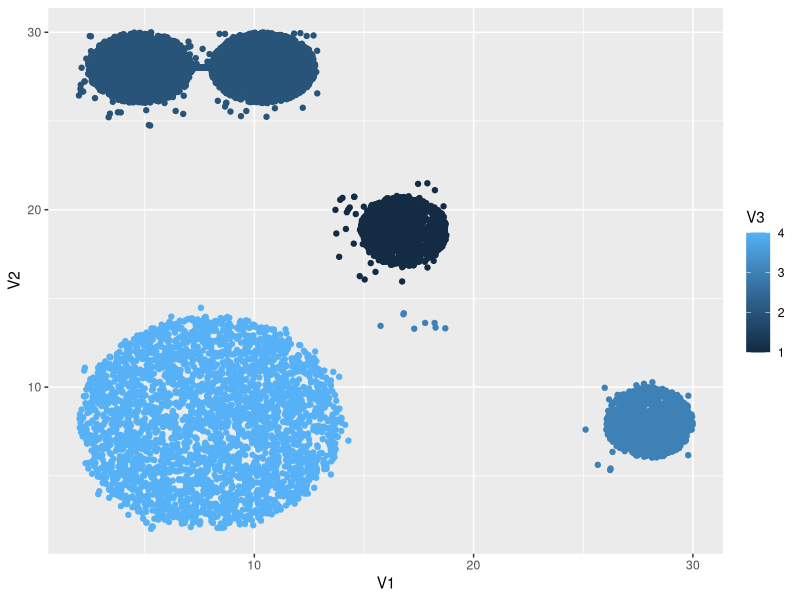
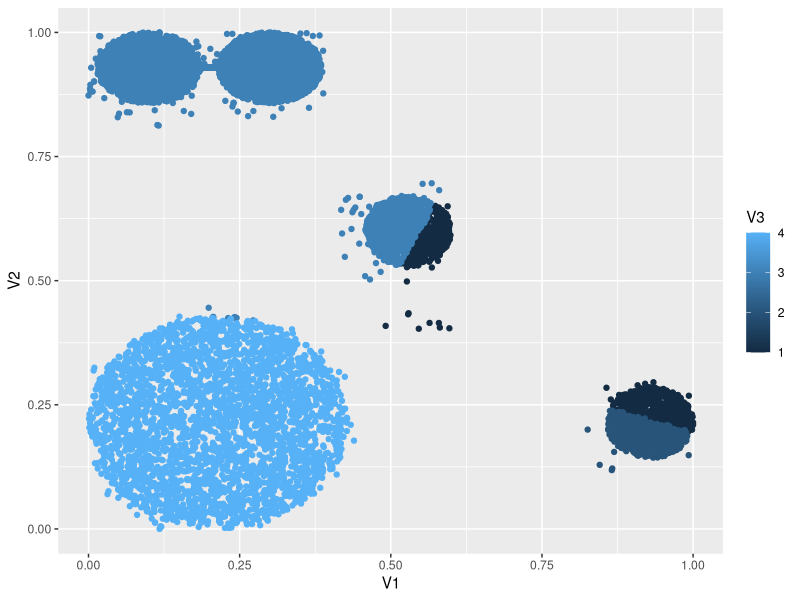
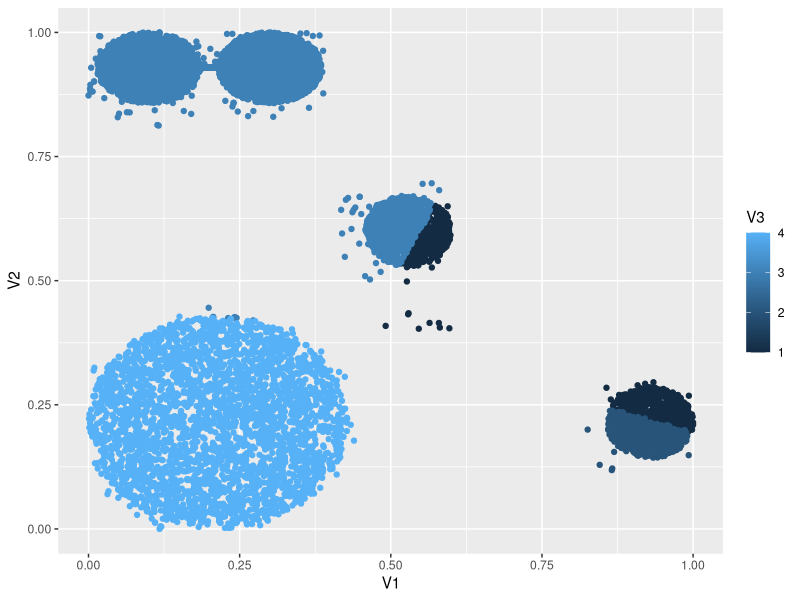
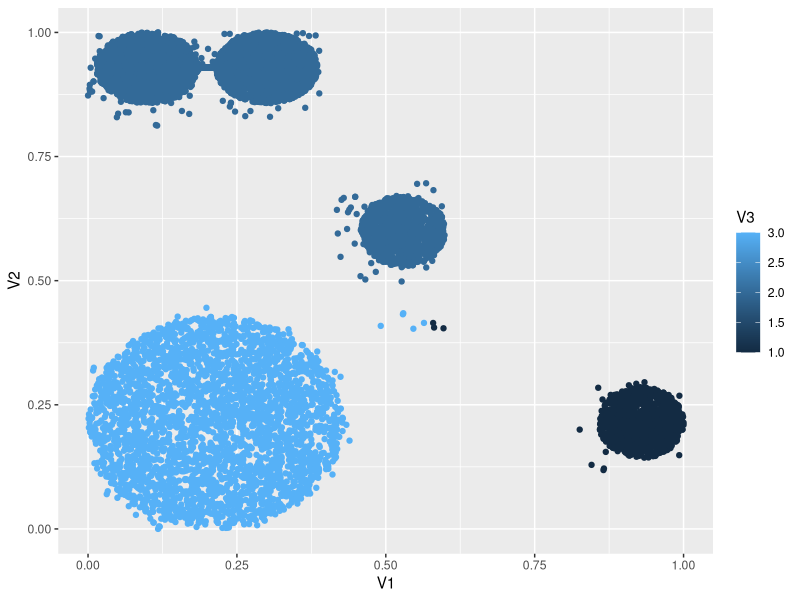
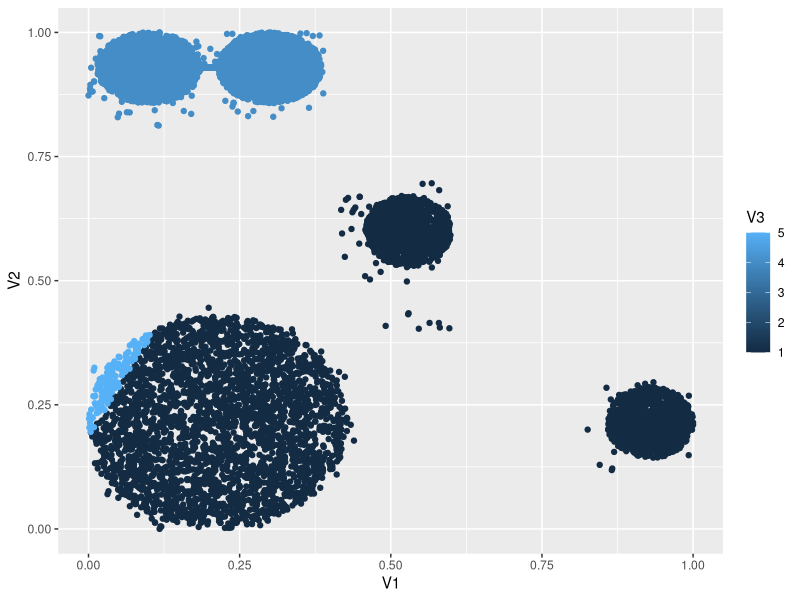

Recreate these plots in R, in order.
library(ggplot2)

truth <- read.csv("../xyang105_assign5_result/truth.csv", header=FALSE)
qplot(data = truth, x = V1, y = V2, color = V3)

step1 <- read.csv("../xyang105_assign5_result/step1.csv", header=FALSE)
qplot(data = step1, x = V1, y = V2, color = V3)

step1 <- read.csv("../xyang105_assign5_result/step1.csv", header=FALSE)
qplot(data = step1, x = V1, y = V2, color = V3)

step2a <- read.csv("../xyang105_assign5_result/step2a.csv", header=FALSE)
qplot(data = step2a, x = V1, y = V2, color = V3)

step2b <- read.csv("../xyang105_assign5_result/step2b.csv", header=FALSE)
qplot(data = step2b, x = V1, y = V2, color = V3)
 